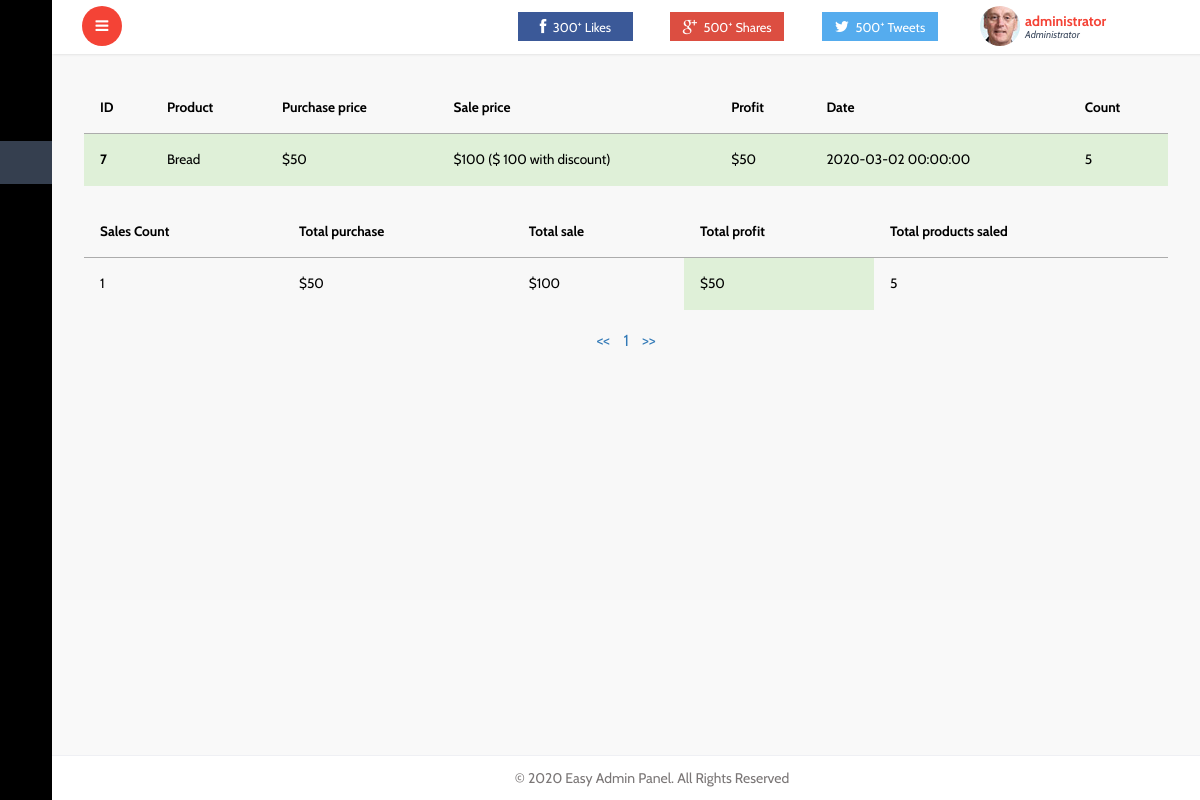
Screenshot of /admin/sales.php (signed in) with the database file from the repository.
### tables this page shows
CREATE TABLE `sales` (
  `id` bigint(20) UNSIGNED NOT NULL,
  `productID` bigint(20) UNSIGNED NOT NULL,
  `userID` bigint(20) UNSIGNED DEFAULT NULL,
  `date` datetime DEFAULT NULL,
  `count` int(11) NOT NULL DEFAULT 1
);

CREATE TABLE `products` (
  `id` bigint(20) UNSIGNED NOT NULL,
  `name` varchar(255) NOT NULL,
  `description` varchar(1000) NOT NULL,
  `purchase_price` float NOT NULL,
  `sale_price` float NOT NULL,
  `discount` int(11) DEFAULT NULL,
  `date` datetime NOT NULL,
  `categoryID` int(11) NOT NULL,
  `avalible` smallint(6) DEFAULT NULL
);

### admin/sales.php (the view, shortened to what this page needs)
<?php
	$mysql = mysqli_connect('localhost', 'root', '', 'shop');
	$query = 'SELECT * FROM admins WHERE id=' . $_SESSION['admin_id'];
	$page = isset($_GET['page']) ? $_GET['page'] : 0;
	$username = "";
	if($result = $mysql -> query($query)) {
		$row = $result -> fetch_array();
		$username = $row['username'];
	} else {
		die('ERROR: Could not execute query! ' . $mysql -> error);
	}
	$query = "SELECT count(id) AS row_count FROM sales";
	if($result = $mysql -> query($query)) {
		$tmp = $result -> fetch_array();
		$sales = $tmp['row_count'];
		$max_pages = floor($sales / 18);
	} else {
		die('ERROR: Could not execute query! ' . $mysql -> error);
	}
?>
<!DOCTYPE HTML>
<html>
<head>
	<link href="css/bootstrap.min.css" rel='stylesheet' type='text/css' />
	<link href="css/style.css" rel='stylesheet' type='text/css' />
	<link href="css/font-awesome.css" rel="stylesheet">
	<link rel="stylesheet" href="css/icon-font.min.css" type='text/css' />
	<link href="css/animate.css" rel="stylesheet" type="text/css" media="all">
	<link href="css/myStyle.css" rel='stylesheet' type='text/css' />
</head>
 <body class="sticky-header left-side-collapsed"  onload="initMap()">
    <section>
		<div class="left-side sticky-left-side">
			<div class="logo-icon text-center">
				<a href="index.php"><i class="lnr lnr-home"></i> </a>
			</div>
			<div class="left-side-inner">
				<ul class="nav nav-pills nav-stacked custom-nav">
					<li><a href="index.php"><i class="lnr lnr-power-switch"></i><span>Dashboard</span></a></li>
					<li>
						<a href="products.php">
							<i class="lnr lnr-cart"></i>
						</a>
					</li>
					<li class="active"><a href="sales.php"><i class="lnr lnr-pie-chart"></i>
						<span>Sales</span></a>
					</li>
					<li><a href="workers.php">
						<i class="lnr lnr-users"></i>
						<span>Workers</span></a>
					</li>
				</ul>
			</div>
		</div>
		<div class="main-content">
			<div class="header-section">
			<a class="toggle-btn  menu-collapsed"><i class="fa fa-bars"></i></a>
			<div class="menu-right">
				<div class="user-panel-top">
					<div class="profile_details">
						<ul>
							<li class="dropdown profile_details_drop">
								<a href="#" class="dropdown-toggle" data-toggle="dropdown" aria-expanded="false">
									<div class="profile_img">
										<span style="background:url(images/1.jpg) no-repeat center"> </span>
										 <div class="user-name">
											<p>
												<?php if (isset($username))
													echo $username;
												?>
												<span>Administrator</span>
											</p>
										 </div>
										 <i class="lnr lnr-chevron-down"></i>
										<div class="clearfix"></div>
									</div>
								</a>
							</li>
							<div class="clearfix"> </div>
						</ul>
					</div>
					<div class="social_icons">
						<div class="col-md-4 social_icons-left">
							<a href="#" class="yui"><i class="fa fa-facebook i1"></i><span>300<sup>+</sup> Likes</span></a>
						</div>
						<div class="col-md-4 social_icons-left pinterest">
							<a href="#"><i class="fa fa-google-plus i1"></i><span>500<sup>+</sup> Shares</span></a>
						</div>
						<div class="col-md-4 social_icons-left twi">
							<a href="#"><i class="fa fa-twitter i1"></i><span>500<sup>+</sup> Tweets</span></a>
						</div>
					</div>
				</div>
			  </div>
			</div>
			<div id="page-wrapper">
				<?php
					echo '<table class="table table-hover">';
					echo '<thead>';
						echo '<tr>';
						 	echo '<th scope="col">ID</th>';
						 	echo '<th scope="col">Product</th>';
						 	echo '<th scope="col">Purchase price</th>';
						 	echo '<th scope="col">Sale price</th>';
						 	echo '<th scope="col">Profit</th>';
						 	echo '<th scope="col">Date</th>';
						 	echo '<th scope="col">Count</th>';
						 echo '</tr>';
					echo '</thead>';
					$query =
					"SELECT s.id, p.name, p.sale_price, p.purchase_price, p.discount, s.date, s.count FROM sales as s
					LEFT JOIN products as p
					ON s.productID = p.id;";
					echo '<tbody>';
					$total_sales_price = 0;
					$total_count = 0;
					$total_purchase = 0;
					$total_profit = 0;
					$total_products_count = 0;
					if ($result = $mysql -> query($query)) {
						while($row = $result -> fetch_array()) {
							$count = $row['count'];
							$discount = $row['discount'];
							$sale_price = $row['sale_price'] * $count;
							$purchase_price = $row['purchase_price'] * $count;
							if($discount != 0)
								$price_with_discount = $sale_price * $discount / 100;
							else
								$price_with_discount = $sale_price;
							$total_profit += $price_with_discount - $purchase_price;
							$total_sales_price += $price_with_discount;
							$total_purchase += $purchase_price;
							$total_products_count += $row['count'];
							$total_count++;
							if(($sale_price - $purchase_price) > 0) {
								echo '<tr class="success">';
							} else if (($sale_price - $purchase_price) == 0) {
								echo '<tr class="warning">';
							} else {
								echo '<tr class="danger">';
							}
								echo "<th scope='row'>" . $row['id'] . "</th>";
								echo "<td>" .$row['name']. "</td>";
								echo "<td> $" .$purchase_price . "</td>";
								echo "<td> $" .$sale_price . " ($ " .  $price_with_discount . " with discount) </td>";
								echo "<td> $" . ($price_with_discount - $purchase_price)  . "</td>";
								echo "<td>" .$row['date']. "</td>";
								echo "<td>" .$row['count']. "</td>";
							echo '</tr>';
						}
 					} else {
						die('ERROR: Could not execute query! ' . $mysql -> error);
					}
					echo '</tbody>';
					echo '</table>';
					echo '<table class="table table-hover totals">';
					echo '<thead>';
						echo '<tr>';
						 	echo '<th scope="col">Sales Count</th>';
						 	echo '<th scope="col">Total purchase</th>';
						 	echo '<th scope="col">Total sale</th>';
						 	echo '<th scope="col">Total profit</th>';
						 	echo '<th scope="col">Total products saled</th>';
						 echo '</tr>';
					echo '</thead>';
					echo '<tbody>';
						echo '<tr>';
							echo '<td scope="row">' . $total_count . '</td>';
						 	echo '<td> $' . $total_purchase . '</td>';
						 	echo '<td> $' . $total_sales_price . '</td>';
						 	if($total_profit < 0)
						 		echo '<td class="danger"> $';
						 	else if($total_profit == 0)
						 		echo '<td class="warning"> $';
						 	else
						 		echo '<td class="success"> $';
						 	echo $total_profit . '</td>';
						 	echo '<td>' . $total_products_count . '</td>';
						echo '</tr>';
					echo '</tbody>';
					echo '</table>';
					echo '<p class="text-center page-select">';
					echo '<a href="sales.php"><<</a> ';
					for($i = $page - 2; $i <= $page +2; $i++)
					{
						if($i < 0 || $i > $max_pages) continue;
						echo "<a href='sales.php?page=" . ($i) . "'>" . ($i + 1) ." </a>";
					}
					echo "<a href='sales.php?page=" . ($max_pages) . "'>>></a>";
					echo '</p>';
				?>
			</div>
			<footer>
			   <p>&copy 2020 Easy Admin Panel. All Rights Reserved</p>
			</footer>
   </section>
</body>
</html>

### admin/css/myStyle.css (style rules this page uses)
.page-select { width: 100%; display: block; margin: 10px 0; }
.page-select a { margin: 0 5px; }
.totals { margin: 20px 0; }

### rows the page displays
sales: id "7", productID.name "Bread", purchase_price "50", sale_price "100", price_with_discount "100", $price_with_discount - $purchase_price "50", date "2020-03-02 00:00:00", count "5"

### other values shown
$username "administrator"
$total_count "1"
$total_purchase "50"
$total_sales_price "100"
$total_profit "50"
$total_products_count "5"
